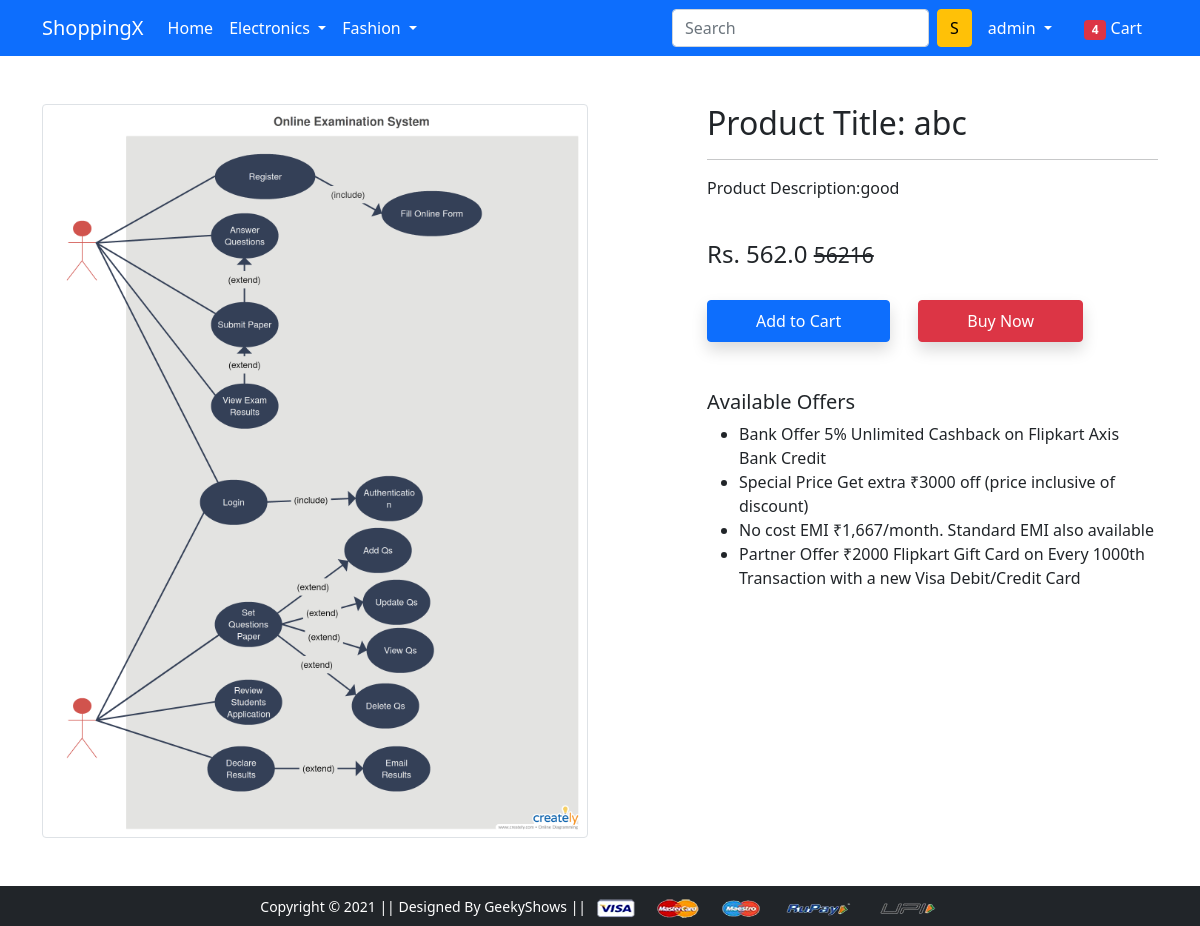
Page /product-detail/1 (signed in) on the committed database.
### app/models.py (models this page shows, shortened)
class Product(models.Model):
    title=models.CharField(max_length=100)
    selling_price=models.IntegerField()
    discounted_price=models.FloatField()
    description=models.TextField()
    brand=models.CharField(max_length=100)
    category=models.CharField(choices=CATEGORY_CHOICES, max_length=2)
    product_image=models.ImageField(upload_to='productimg')

### app/views.py (the view)
# urls.py: path('product-detail/<int:pk>', views.productdetailview.as_view(), name='product-detail'),
class productdetailview(View):
    def get(self,request,pk):
        product=Product.objects.get(pk=pk)
        cart_item=False
        cart_item=Cart.objects.filter(Q(user=request.user)&Q(product=product.id)).exists()
        return render(request,'app/productdetail.html',{'product':product,'cart_item':cart_item})

### app/templates/app/productdetail.html (shortened to what this page needs)
{% extends 'app/base.html' %}
{% load static %}
{% block main-content %}
<div class="container my-5">
 <div class="row">
  <div class="col-sm-6 text-center align-self-center">
   <img src="{{  product.product_image.url  }}" alt="" class="img-fluid img-thumbnail">
  </div>
  <div class="col-sm-5 offset-sm-1">
   <h2>Product Title: {{product.title}}</h2>
   <hr>
   <p>Product Description:{{product.description}}</p> <br>
   <h4>Rs. {{product.discounted_price}} <small class="fw-light text-decoration-line-through">{{product.selling_price}}</small></h4> <br>
   {% if cart_item %}
          <a href="{% url 'showcart' %}" class="btn btn-primary shadow px-5 py-2">Go to cart</a>
         {% else %}
            <form action="/add-to-cart" class="d-inline">
             <button type="submit"class="btn btn-primary shadow px-5 py-2">Add to Cart</button >
            </form>
    {% endif %}
    <a href="{% url 'checkout' %}" class="btn btn-danger shadow px-5 py-2 ms-4">Buy Now</a>
   <h5 class="mt-5">Available Offers</h5>
   <ul>
    <li>Bank Offer 5% Unlimited Cashback on Flipkart Axis Bank Credit</li>
    <li>Special Price Get extra ₹3000 off (price inclusive of discount)</li>
    <li>No cost EMI ₹1,667/month. Standard EMI also available</li>
    <li>Partner Offer ₹2000 Flipkart Gift Card on Every 1000th Transaction with a new Visa Debit/Credit Card</li>
   </ul>
  </div>
 </div>
</div>
{% endblock main-content %}

### app/templates/app/base.html (shortened to what this page needs)
<!doctype html>
{% load static %}
<html lang="en">
  <head>
    <link href="https://cdn.jsdelivr.net/npm/bootstrap@5.0.0-beta1/dist/css/bootstrap.min.css" rel="stylesheet">
    <link rel="stylesheet" href="{% static 'app/css/owl.carousel.min.css' %}">
    <link rel="stylesheet" href="{% static 'app/css/all.min.css' %}">
    <link rel="stylesheet" href="{% static 'app/css/style.css' %}">
  </head>
  <body>
    <nav class="navbar navbar-expand-lg navbar-dark bg-primary">
     <div class="container">
       <a class="navbar-brand" href="/">ShoppingX</a>
       <div class="collapse navbar-collapse" id="navbarSupportedContent">
         <ul class="navbar-nav me-auto mb-2 mb-lg-0">
           <li class="nav-item">
             <a class="nav-link active" aria-current="page" href="/">Home</a>
           </li>
           <li class="nav-item dropdown">
             <a class="nav-link dropdown-toggle text-white" href="#" id="electronicsDropdown" role="button" data-bs-toggle="dropdown" aria-expanded="false">
               Electronics
             </a>
           </li>
           <li class="nav-item dropdown">
             <a class="nav-link dropdown-toggle text-white" href="#" id="fashionDropdown" role="button" data-bs-toggle="dropdown" aria-expanded="false">
               Fashion
             </a>
           </li>
         </ul>
         <form class="d-flex" method="POST">
           <input class="form-control me-2" type="search" name="search" id="search" placeholder="Search" aria-label="Search">
           <button class="btn btn-warning" type="submit">S</button>
         </form>
         <div>
          <ul class="navbar-nav me-auto mb-2 mb-lg-0">
            {% if user.is_authenticated %}
           <li class="nav-item dropdown mx-2">
              <a class="nav-link dropdown-toggle text-white" href="#" id="profileDropdown" role="button" data-bs-toggle="dropdown" aria-expanded="false">
                {{ request.user }}
              </a>
            </li>
            <li class="nav-item mx-2">
             <a href=" " class="nav-link text-white"><span class="badge bg-danger">4</span> Cart </a>
            </li>
            {% endif %}
          </ul>
         </div>
       </div>
     </div>
    </nav>
    {% block main-content %} {% endblock main-content %}
    <footer class="container-fluid bg-dark text-center p-2 mt-5">
        <small class="text-white">Copyright &copy; 2021 || Designed By GeekyShows || </small>
        <img src="{% static 'app/images/payment.png' %}" alt="" srcset="" class="img-fluid" height="2px">
    </footer>
  </body>
</html>

### rows in the picture
Product: product_image (picture), title "abc", description "good", discounted_price "562.0", selling_price "56216"

### other values in the picture
{{ request.user }} "admin"
